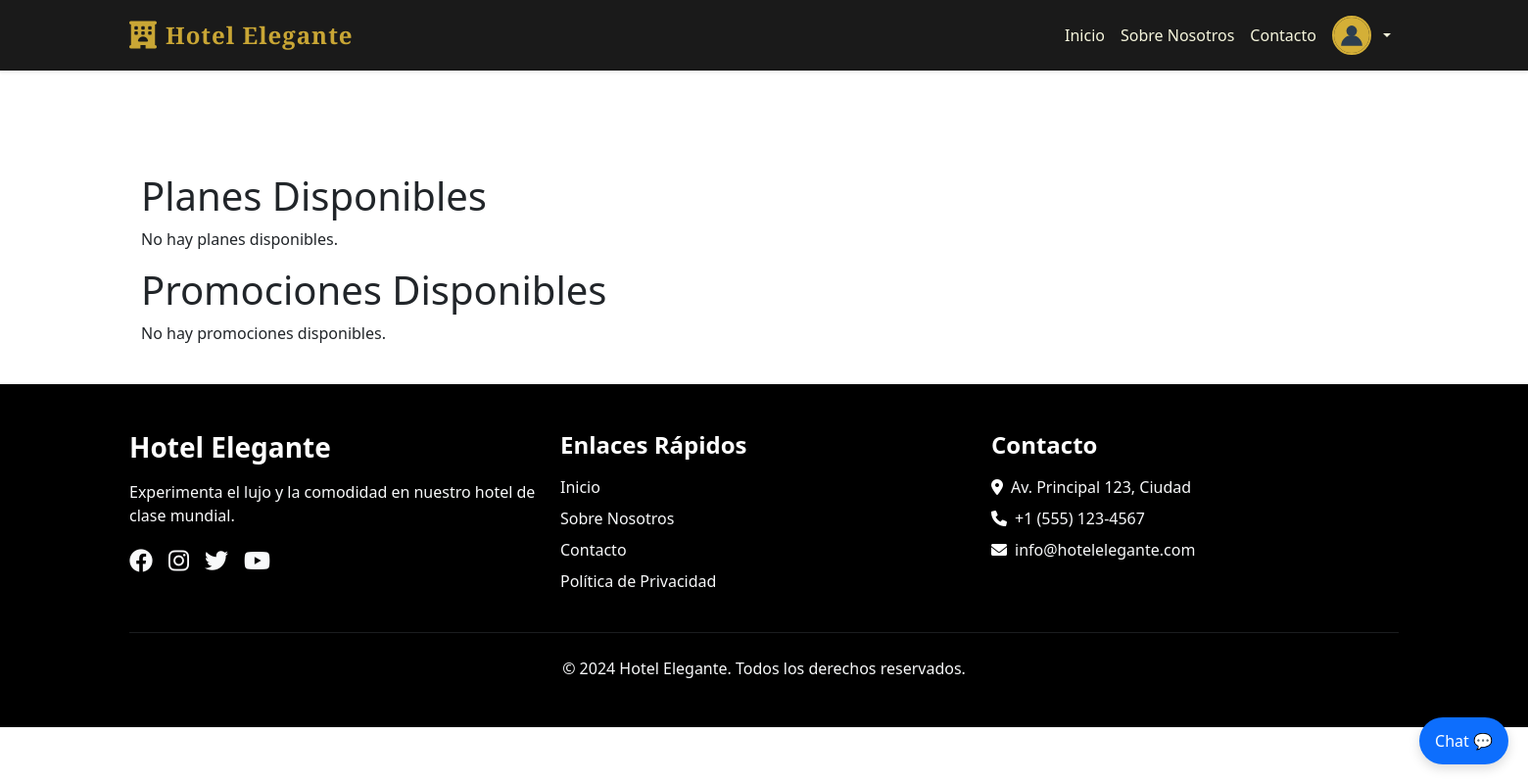
Page /planes-promociones/ (signed in) on the earlier database version.
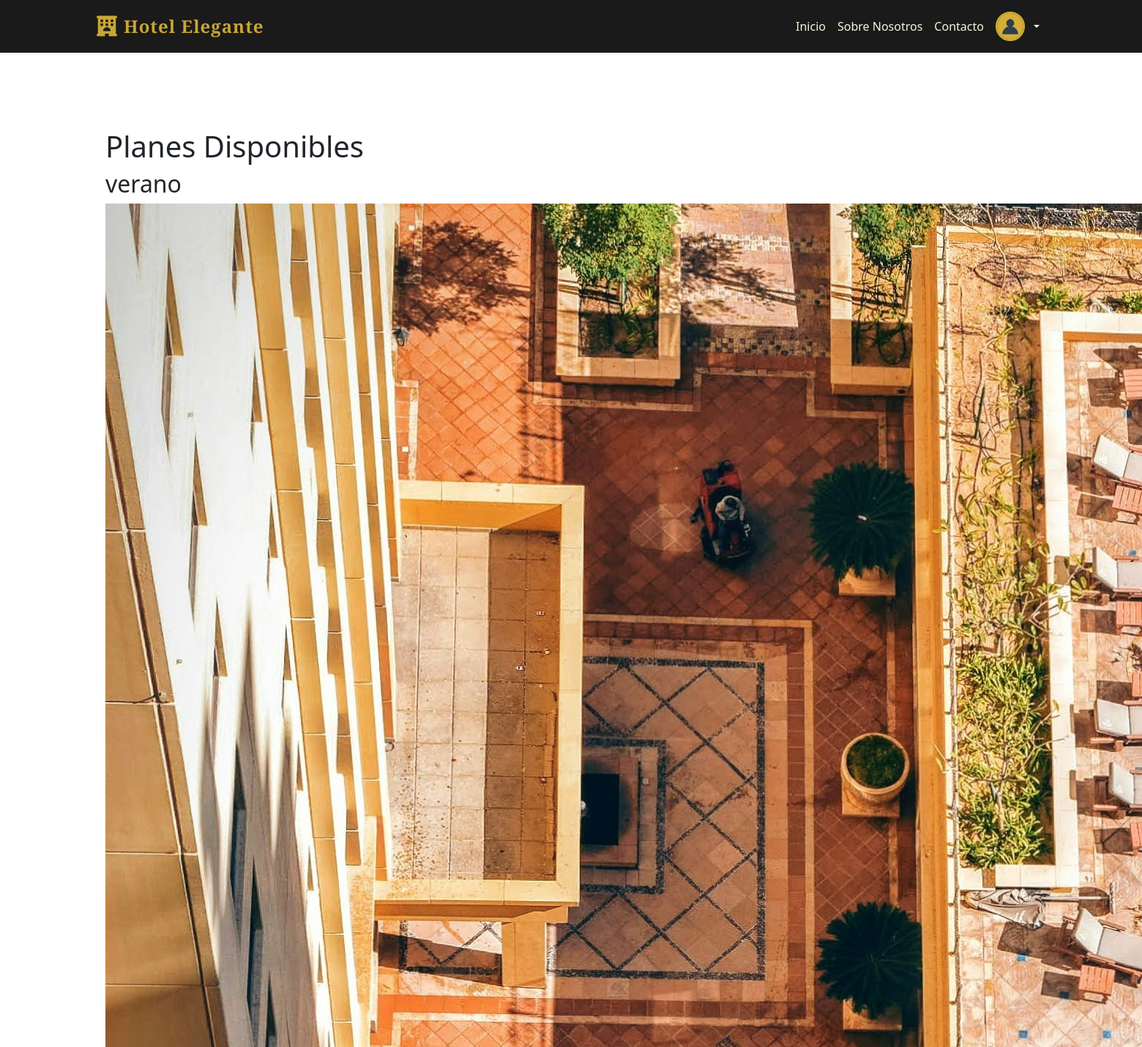
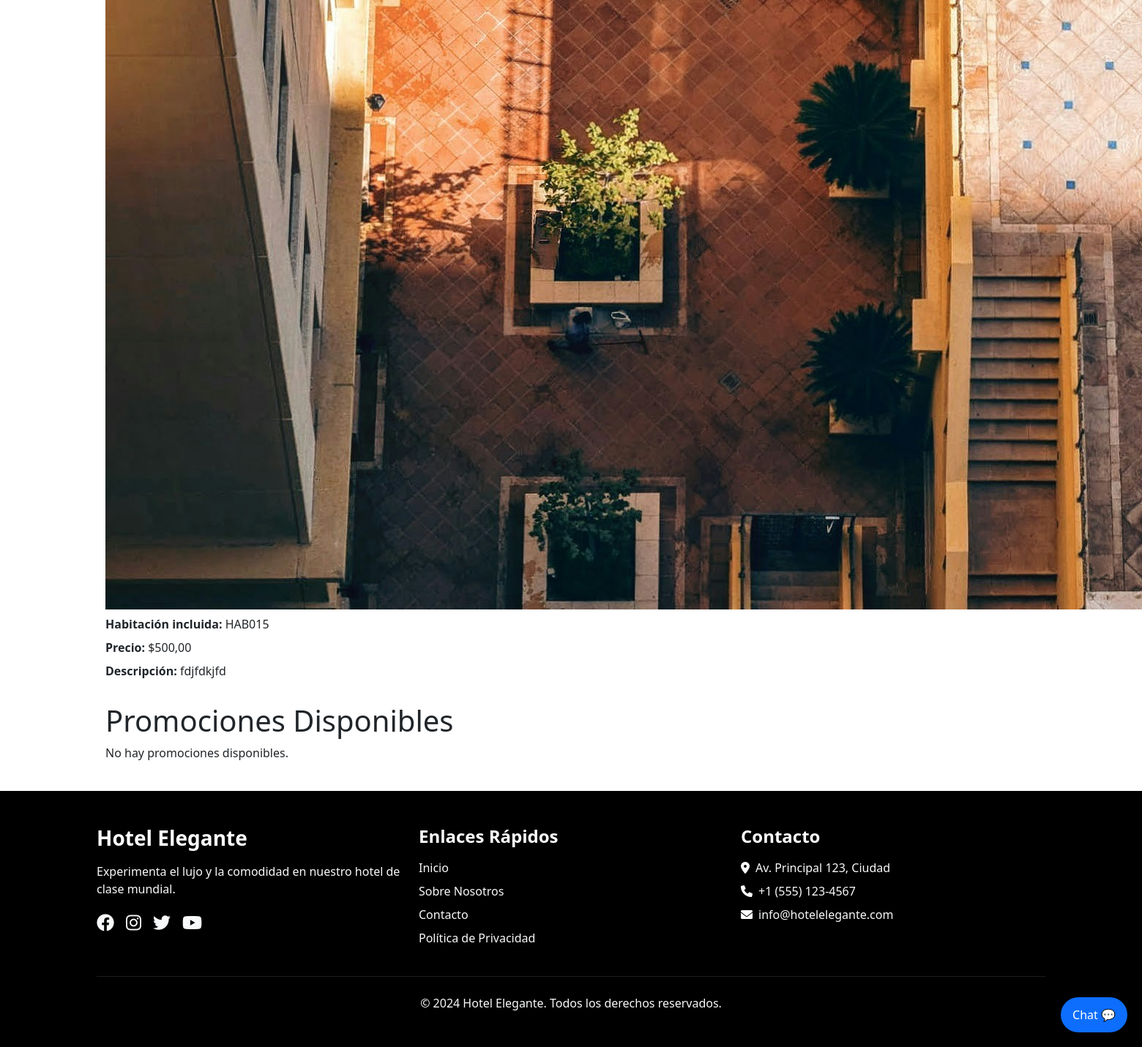
Same page on the later database version (2 pictures, top to bottom).
### administracion/models.py (models this page shows, shortened)
class Plan(models.Model):
    nombre = models.CharField(max_length=100, unique=True)
    descripcion = models.TextField()
    precio = models.DecimalField(max_digits=10, decimal_places=2, validators=[MinValueValidator(0)])
    imagen = models.ImageField(upload_to='planes/', null=True, blank=True)
    habitacion = models.ForeignKey(Habitacion, on_delete=models.CASCADE)  # Habitación asociada al plan
    class Meta:
        ordering = ["nombre"]

### habitaciones/models.py (models this page shows, shortened)
class Habitacion(models.Model):
    numero = models.CharField(max_length=10, unique=True, help_text="Número o identificador de la habitación")
    tipo_habitacion = models.ForeignKey(TipoHabitacion, on_delete=models.CASCADE, related_name='habitaciones')
    disponible = models.BooleanField(default=True, help_text="Si la habitación está disponible para uso")
    en_mantenimiento = models.BooleanField(default=False, help_text="Si la habitación está en mantenimiento")
    observaciones = models.TextField(blank=True, null=True, help_text="Observaciones específicas de esta habitación")
    class Meta:
        verbose_name = "Habitación"
        verbose_name_plural = "Habitaciones"
        ordering = ['numero']

### hotel/views.py (the view)
# urls.py: path('planes-promociones/', views.planes_y_promociones, name='planes_y_promociones'),
@login_required
def planes_y_promociones(request):
    planes = Plan.objects.all()
    promociones = Promocion.objects.all()
    return render(request, 'planes_promociones.html', {
        'planes': planes,
        'promociones': promociones
    })

### administracion/permissions.py (called while the page is built, shortened)
def obtener_roles_usuario(usuario):
    if not usuario.is_authenticated:
        return []
    return UsuarioRol.objects.filter(
        usuario=usuario,
        activo=True,
        rol__activo=True
    ).select_related('rol')

def es_super_admin(usuario):
    if not usuario.is_authenticated:
        return False
    if usuario.is_superuser:
        return True

def obtener_permisos_usuario(usuario):
    if not usuario.is_authenticated:
        return {}
    if usuario.is_superuser:
        from .models import Permiso
        permisos = Permiso.objects.all()
        permisos_dict = {}
        for permiso in permisos:
            if permiso.modulo not in permisos_dict:
                permisos_dict[permiso.modulo] = []
            permisos_dict[permiso.modulo].append(permiso.accion)
        return permisos_dict

### hotel/templates/planes_promociones.html (shortened to what this page needs)
{% extends 'base.html' %}
{% load static %}
{% block content %}
<div class="container mx-auto p-4">
    <h1 class="text-3xl font-bold mb-6">Planes Disponibles</h1>
    <div class="grid grid-cols-1 md:grid-cols-2 gap-4 mb-12">
        {% for plan in planes %}
        <div class="bg-white p-6 rounded-lg shadow-md">
            <h2 class="text-2xl font-semibold mb-2">{{ plan.nombre }}</h2>
            {% if plan.imagen %}
                <img src="{{ plan.imagen.url }}" alt="{{ plan.nombre }}" class="w-full max-w-md mb-2 rounded-lg">
            {% else %}
                <img src="{% static 'img/pool_aerea_unsplash.jpg' %}" alt="{{ plan.nombre }}" class="w-full max-w-md mb-2 rounded-lg">
            {% endif %}
            <p class="mb-2"><strong>Habitación incluida:</strong> {{ plan.habitacion.numero }}</p>
            <p class="mb-2"><strong>Precio:</strong> ${{ plan.precio }}</p>
            <p class="mb-2"><strong>Descripción:</strong> {{ plan.descripcion|truncatewords:20 }}</p>
            <div class="flex gap-2 mt-2">
                <a href="{% url 'detalle_plan' plan.id %}"
                   class="px-4 py-2 bg-gray-500 text-white rounded hover:bg-gray-600">
                </a>
                <a href="{% url 'reservar_plan' plan.id %}"
                   class="px-4 py-2 bg-green-500 text-white rounded hover:bg-green-600">
                </a>
            </div>
        </div>
        {% empty %}
        <p>No hay planes disponibles.</p>
        {% endfor %}
    </div>
    <h1 class="text-3xl font-bold mb-6">Promociones Disponibles</h1>
    <div class="grid grid-cols-1 md:grid-cols-2 gap-4">
        {% for promo in promociones %}
        <div class="bg-white p-6 rounded-lg shadow-md">
            <h2 class="text-2xl font-semibold mb-2">{{ promo.nombre }}</h2>
            {% if promo.imagen %}
                <img src="{{ promo.imagen.url }}" alt="{{ promo.nombre }}" class="w-full max-w-md mb-2 rounded-lg">
            {% else %}
                <img src="{% static 'img/restaurante_pexels_1.jpg' %}" alt="{{ promo.nombre }}" class="w-full max-w-md mb-2 rounded-lg">
            {% endif %}
            <p class="mb-2"><strong>Descuento:</strong> {{ promo.descuento }}%</p>
            <p class="mb-2"><strong>Descripción:</strong> {{ promo.descripcion|truncatewords:20 }}</p>
            <p class="mb-2"><strong>Válido desde:</strong> {{ promo.fecha_inicio }} hasta {{ promo.fecha_fin }}</p>
            <div class="flex gap-2 mt-2">
                <a href="{% url 'promocion_detalle' promo.id %}"
                   class="px-4 py-2 bg-gray-500 text-white rounded hover:bg-gray-600">
                   Ver más
                </a>
                <a href="{% url 'reservar_promocion' promo.id %}"
                   class="px-4 py-2 bg-blue-500 text-white rounded hover:bg-blue-600">
                   Seleccionar Promoción
                </a>
            </div>
        </div>
        {% empty %}
        <p>No hay promociones disponibles.</p>
        {% endfor %}
    </div>
</div>
{% endblock %}

Differences in the rows shown:
added Plan: nombre "verano", habitacion.numero "HAB015", precio "500,00", descripcion "fdjfdkjfd"
Other differences:
text no longer shown: "No hay planes disponibles."
